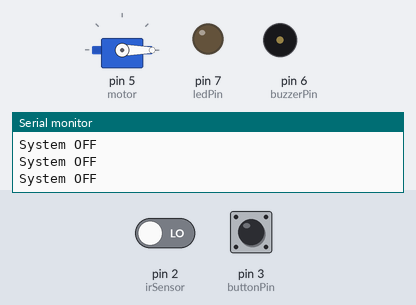
Recording of a sketch running on a simulated Arduino Uno, built with avr-gcc and run on an emulated ATmega328P. Parts: servo, output pins drawn as LEDs (lit = HIGH), buzzer (waves = sounding, pin HIGH), the last lines printed to the serial monitor. Dashed ring = blinking. Inputs (shaded band) come from the test bench; at power-on: pin 3 (buttonPin) HIGH, pin 2 (irSensor) LOW.

Above: at 1.8 s.
1.9 s: pin 3 (buttonPin) pulled LOW for 3.2 s
At 2.8 s:
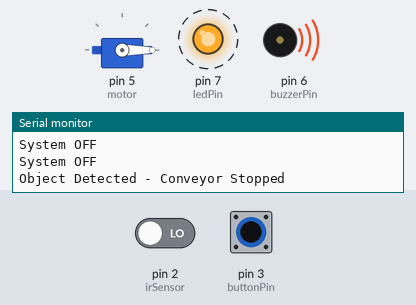
6.6 s: pin 3 (buttonPin) pulled LOW for 0.6 s
At 7.7 s:
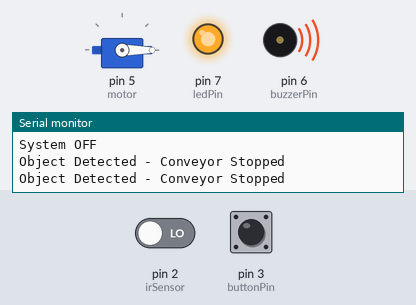
8.7 s: pin 2 (irSensor) driven HIGH
At 10.2 s:
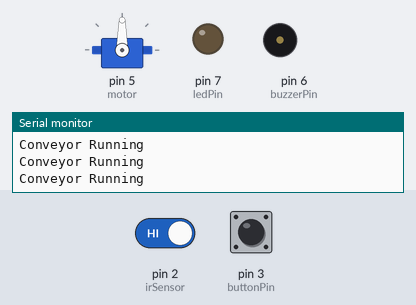
10.5 s: pin 2 (irSensor) driven LOW
At 11.6 s:
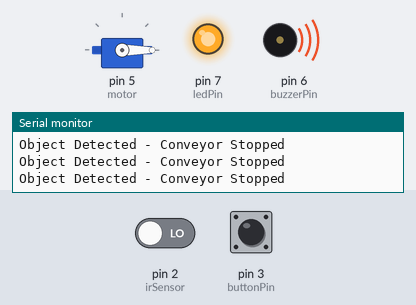
Timing chart, 0 to 13.0 s (numbered marks = the images above; inputs shaded):
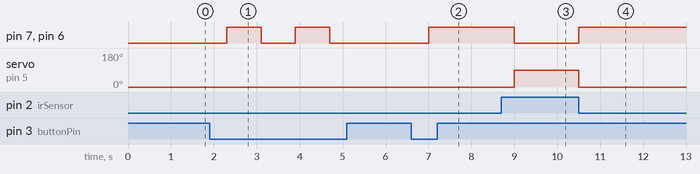

Measured:
- after the input at 1.9 s, pin 7 (ledPin), pin 6 (buzzerPin): alternates HIGH for 0.80 s and LOW for 0.80 s, 4 changes in all, then stays LOW, starting after 0.40 s
- after the input at 6.6 s, pin 7 (ledPin), pin 6 (buzzerPin): LOW → HIGH after 0.40 s
- after the input at 8.7 s, pin 7 (ledPin), pin 6 (buzzerPin): HIGH → LOW after 0.30 s; servo on pin 5 (motor): 0° → 90° after 0.30 s
- after the input at 10.5 s, pin 7 (ledPin), pin 6 (buzzerPin): LOW → HIGH at once; servo on pin 5 (motor): 90° → 0° at once

The sketch:

code.ino
```cpp
#include <Servo.h>
#define irSensor 2
#define buttonPin 3
#define ledPin 7
#define buzzerPin 6
Servo motor;
bool systemOn = false;

void setup() {
  Serial.begin(9600);
  pinMode(irSensor, INPUT);
  pinMode(buttonPin, INPUT_PULLUP);
  pinMode(ledPin, OUTPUT);
  pinMode(buzzerPin, OUTPUT);
  motor.attach(5);
}

void loop() {
  if (digitalRead(buttonPin) == LOW) {
    systemOn = !systemOn;
    delay(300);
  }

  if (systemOn) {
    int objectDetected = digitalRead(irSensor);
    if (objectDetected == LOW) {
      motor.write(0);
      digitalWrite(ledPin, HIGH);
      digitalWrite(buzzerPin, HIGH);
      Serial.println("Object Detected - Conveyor Stopped");
    }
    else {
      motor.write(90);
      digitalWrite(ledPin, LOW);
      digitalWrite(buzzerPin, LOW);
      Serial.println("Conveyor Running");
    }

  } else {
    motor.write(0);
    digitalWrite(ledPin, LOW);
    digitalWrite(buzzerPin, LOW);

    Serial.println("System OFF");
  }

  delay(500);
}
```
